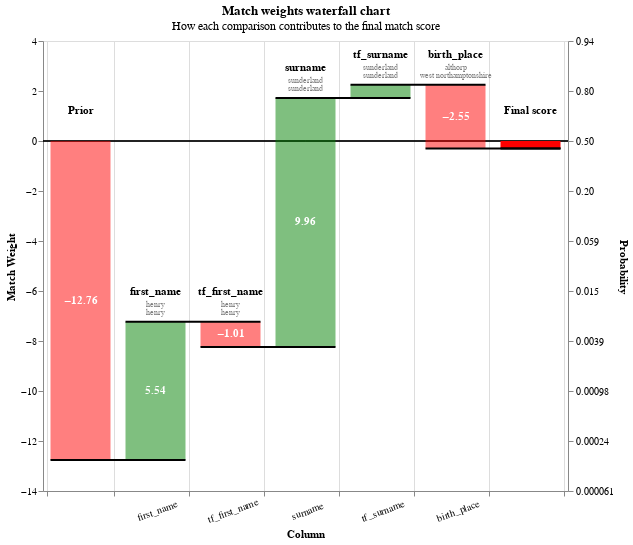

The code cell stored with this chart in its notebook:
### Code cell
# Some of the false negatives will be because they weren't detected by the blocking rules
records = linker.prediction_errors_from_labels_column(
    "cluster",
    threshold=0.5,
    include_false_negatives=True,
    include_false_positives=False,
).as_record_dict(limit=50)

linker.waterfall_chart(records)

### Figure 1 — Vega-Lite specification as saved in the notebook (floating-point values rounded to 4 significant figures; data arrays with more than 128 entries replaced by an {"elided": "..."} marker saying what was removed)
{"config": {"view": {"continuousWidth": 400, "continuousHeight": 300}}, "layer": [{"layer": [{"mark": "rule", "encoding": {"color": {"value": "black"}, "size": {"value": 0.5}, "y": {"field": "zero", "type": "quantitative"}}}, {"mark": {"type": "bar", "width": 60}, "encoding": {"color": {"condition": {"test": "(datum.log2_bayes_factor < 0)", "value": "red"}, "value": "green"}, "opacity": {"condition": {"test": "datum.column_name == 'Prior match weight' || datum.column_name == 'Final score'", "value": 1}, "value": 0.5}, "tooltip": [{"field": "column_name", "title": "Comparison column", "type": "nominal"}, {"field": "value_l", "title": "Value (L)", "type": "nominal"}, {"field": "value_r", "title": "Value (R)", "type": "nominal"}, {"field": "label_for_charts", "title": "Label", "type": "ordinal"}, {"field": "sql_condition", "title": "SQL condition", "type": "nominal"}, {"field": "comparison_vector_value", "title": "Comparison vector value", "type": "nominal"}, {"field": "bayes_factor", "format": ",.4f", "title": "Bayes factor = m/u", "type": "quantitative"}, {"field": "log2_bayes_factor", "format": ",.4f", "title": "Match weight = log2(m/u)", "type": "quantitative"}, {"field": "prob", "format": ".4f", "title": "Cumulative match probability", "type": "quantitative"}, {"field": "bayes_factor_description", "title": "Match weight description", "type": "nominal"}], "x": {"axis": {"grid": true, "labelAlign": "center", "labelAngle": -20, "labelExpr": "datum.value == 'Prior' || datum.value == 'Final score' ? '' : datum.value", "labelPadding": 10, "tickBand": "extent", "title": "Column"}, "field": "column_name", "sort": {"field": "bar_sort_order", "order": "ascending"}, "type": "nominal"}, "y": {"axis": {"grid": false, "orient": "left", "title": "Match Weight"}, "field": "previous_sum", "type": "quantitative"}, "y2": {"field": "sum"}}}, {"mark": {"type": "text", "fontWeight": "bold"}, "encoding": {"color": {"value": "white"}, "text": {"condition": {"test": "abs(datum.log2_bayes_factor) > 1", "field": "log2_bayes_factor", "format": ".2f", "type": "nominal"}, "value": ""}, "x": {"axis": {"labelAngle": -20, "title": "Column"}, "field": "column_name", "sort": {"field": "bar_sort_order", "order": "ascending"}, "type": "nominal"}, "y": {"axis": {"orient": "left"}, "field": "center", "type": "quantitative"}}}, {"mark": {"type": "text", "baseline": "bottom", "dy": -25, "fontWeight": "bold"}, "encoding": {"color": {"value": "black"}, "text": {"field": "column_name", "type": "nominal"}, "x": {"axis": {"labelAngle": -20, "title": "Column"}, "field": "column_name", "sort": {"field": "bar_sort_order", "order": "ascending"}, "type": "nominal"}, "y": {"field": "sum_top", "type": "quantitative"}}}, {"mark": {"type": "text", "baseline": "bottom", "dy": -13, "fontSize": 8}, "encoding": {"color": {"value": "grey"}, "text": {"field": "value_l", "type": "nominal"}, "x": {"axis": {"labelAngle": -20, "title": "Column"}, "field": "column_name", "sort": {"field": "bar_sort_order", "order": "ascending"}, "type": "nominal"}, "y": {"field": "sum_top", "type": "quantitative"}}}, {"mark": {"type": "text", "baseline": "bottom", "dy": -5, "fontSize": 8}, "encoding": {"color": {"value": "grey"}, "text": {"field": "value_r", "type": "nominal"}, "x": {"axis": {"labelAngle": -20, "title": "Column"}, "field": "column_name", "sort": {"field": "bar_sort_order", "order": "ascending"}, "type": "nominal"}, "y": {"field": "sum_top", "type": "quantitative"}}}]}, {"mark": {"type": "rule", "color": "black", "strokeWidth": 2, "x2Offset": 30, "xOffset": -30}, "encoding": {"x": {"axis": {"labelAngle": -20, "title": "Column"}, "field": "column_name", "sort": {"field": "bar_sort_order", "order": "ascending"}, "type": "nominal"}, "x2": {"field": "lead"}, "y": {"axis": {"labelExpr": "format(1 / (1 + pow(2, -1*datum.value)), '.2r')", "orient": "right", "title": "Probability"}, "field": "sum", "scale": {"zero": false}, "type": "quantitative"}}}], "data": {"name": "data-fbc1b7d91e66fa2bfc1c3064ba6a370b"}, "height": 450, "params": [{"name": "record_number", "bind": {"input": "range", "max": 49, "min": 0, "step": 1}, "value": 0}], "resolve": {"axis": {"y": "independent"}}, "title": {"text": "Match weights waterfall chart", "subtitle": "How each comparison contributes to the final match score"}, "transform": [{"filter": "(datum.record_number == record_number)"}, {"filter": "(datum.bayes_factor !== 1.0)"}, {"window": [{"op": "sum", "field": "log2_bayes_factor", "as": "sum"}, {"op": "lead", "field": "column_name", "as": "lead"}], "frame": [null, 0]}, {"calculate": "datum.column_name === \"Final score\" ? datum.sum - datum.log2_bayes_factor : datum.sum", "as": "sum"}, {"calculate": "datum.lead === null ? datum.column_name : datum.lead", "as": "lead"}, {"calculate": "datum.column_name === \"Final score\" || datum.column_name === \"Prior match weight\" ? 0 : datum.sum - datum.log2_bayes_factor", "as": "previous_sum"}, {"calculate": "datum.sum > datum.previous_sum ? datum.column_name : \"\"", "as": "top_label"}, {"calculate": "datum.sum < datum.previous_sum ? datum.column_name : \"\"", "as": "bottom_label"}, {"calculate": "datum.sum > datum.previous_sum ? datum.sum : datum.previous_sum", "as": "sum_top"}, {"calculate": "datum.sum < datum.previous_sum ? datum.sum : datum.previous_sum", "as": "sum_bottom"}, {"calculate": "(datum.sum + datum.previous_sum) / 2", "as": "center"}, {"calculate": "(datum.log2_bayes_factor > 0 ? \"+\" : \"\") + datum.log2_bayes_factor", "as": "text_log2_bayes_factor"}, {"calculate": "datum.sum < datum.previous_sum ? 4 : -4", "as": "dy"}, {"calculate": "datum.sum < datum.previous_sum ? \"top\" : \"bottom\"", "as": "baseline"}, {"calculate": "1. / (1 + pow(2, -1.*datum.sum))", "as": "prob"}, {"calculate": "0*datum.sum", "as": "zero"}], "width": {"step": 75}, "$schema": "https://vega.github.io/schema/vega-lite/v5.9.3.json", "datasets": {"data-fbc1b7d91e66fa2bfc1c3064ba6a370b": {"elided": "650 records"}}}
